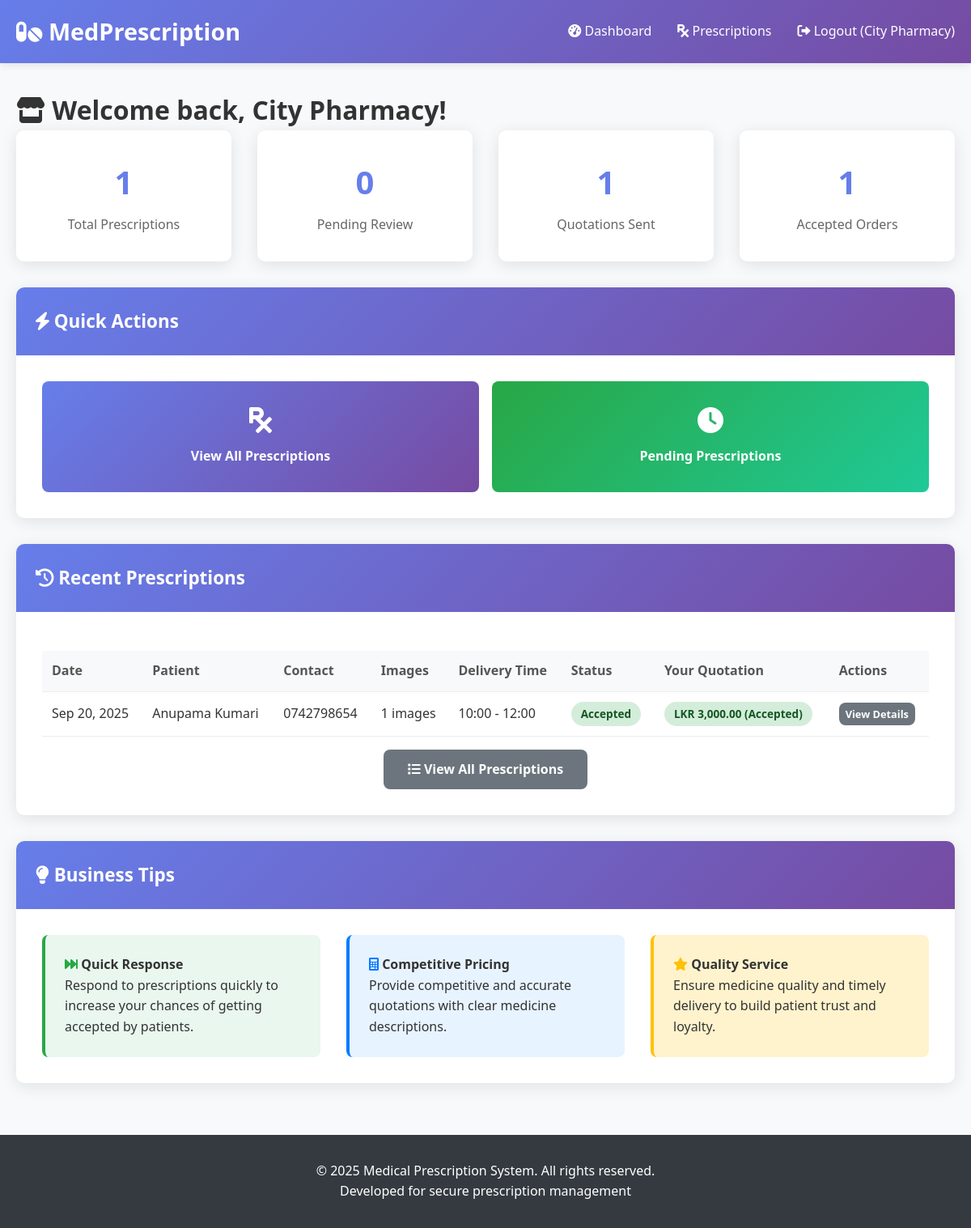
The app's page /prescription_system_1/pharmacy/dashboard.php (signed in) with its own data.
### tables this page shows
CREATE TABLE `prescriptions` (
  `id` int(11) NOT NULL,
  `user_id` int(11) NOT NULL,
  `note` text DEFAULT NULL,
  `delivery_address` text NOT NULL,
  `delivery_time` varchar(50) NOT NULL,
  `status` enum('pending','quoted','accepted','rejected') DEFAULT 'pending',
  `created_at` timestamp NOT NULL DEFAULT current_timestamp()
);

CREATE TABLE `users` (
  `id` int(11) NOT NULL,
  `name` varchar(100) NOT NULL,
  `email` varchar(100) NOT NULL,
  `password` varchar(255) NOT NULL,
  `address` text NOT NULL,
  `contact_no` varchar(15) NOT NULL,
  `dob` date NOT NULL,
  `user_type` enum('user','pharmacy') DEFAULT 'user',
  `created_at` timestamp NOT NULL DEFAULT current_timestamp()
);

### prescription_system_1/config/database.php (called while the page is built, shortened)
<?php
function sanitize($data) {
    return htmlspecialchars(trim($data), ENT_QUOTES, 'UTF-8');
}
?>

### prescription_system_1/pharmacy/dashboard.php (the view, shortened to what this page needs)
<?php
require_once '../includes/header.php';
$pharmacy_id = $_SESSION['user_id'];
$stats = [];
$stmt = $pdo->prepare("SELECT COUNT(*) as count FROM prescriptions");
$stmt->execute();
$stats['total_prescriptions'] = $stmt->fetch()['count'];
$stmt = $pdo->prepare("SELECT COUNT(*) as count FROM prescriptions WHERE status = 'pending'");
$stmt->execute();
$stats['pending_prescriptions'] = $stmt->fetch()['count'];
$stmt = $pdo->prepare("SELECT COUNT(*) as count FROM quotations WHERE pharmacy_id = ?");
$stmt->execute([$pharmacy_id]);
$stats['quotations_sent'] = $stmt->fetch()['count'];
$stmt = $pdo->prepare("SELECT COUNT(*) as count FROM quotations WHERE pharmacy_id = ? AND status = 'accepted'");
$stmt->execute([$pharmacy_id]);
$stats['accepted_quotations'] = $stmt->fetch()['count'];
$stmt = $pdo->prepare("
    SELECT p.*,
           u.name as user_name,
           u.contact_no,
           GROUP_CONCAT(pi.image_path) as images,
           q.total_amount,
           q.status as quotation_status
    FROM prescriptions p
    JOIN users u ON p.user_id = u.id
    LEFT JOIN prescription_images pi ON p.id = pi.prescription_id
    LEFT JOIN quotations q ON p.id = q.prescription_id AND q.pharmacy_id = ?
    GROUP BY p.id
    ORDER BY p.created_at DESC
    LIMIT 10
");
$stmt->execute([$pharmacy_id]);
$recent_prescriptions = $stmt->fetchAll();
?>
<h1><i class="fas fa-store"></i> Welcome back, <?php echo sanitize($_SESSION['name']); ?>!</h1>
<div class="dashboard-stats">
    <div class="stat-card">
        <div class="stat-number"><?php echo $stats['total_prescriptions']; ?></div>
        <div class="stat-label">Total Prescriptions</div>
    </div>
    <div class="stat-card">
        <div class="stat-number"><?php echo $stats['pending_prescriptions']; ?></div>
        <div class="stat-label">Pending Review</div>
    </div>
    <div class="stat-card">
        <div class="stat-number"><?php echo $stats['quotations_sent']; ?></div>
        <div class="stat-label">Quotations Sent</div>
    </div>
    <div class="stat-card">
        <div class="stat-number"><?php echo $stats['accepted_quotations']; ?></div>
        <div class="stat-label">Accepted Orders</div>
    </div>
</div>
<div class="card">
    <div class="card-header">
        <h3><i class="fas fa-bolt"></i> Quick Actions</h3>
    </div>
    <div class="card-body">
        <div style="display: grid; grid-template-columns: repeat(auto-fit, minmax(200px, 1fr)); gap: 1rem;">
            <a href="view_prescriptions.php" class="btn btn-primary" style="padding: 2rem; text-align: center; display: block;">
                <i class="fas fa-prescription" style="font-size: 2rem; margin-bottom: 1rem;"></i><br>
                View All Prescriptions
            </a>
            <a href="view_prescriptions.php?status=pending" class="btn btn-success" style="padding: 2rem; text-align: center; display: block;">
                <i class="fas fa-clock" style="font-size: 2rem; margin-bottom: 1rem;"></i><br>
                Pending Prescriptions
            </a>
        </div>
    </div>
</div>
<div class="card">
    <div class="card-header">
        <h3><i class="fas fa-history"></i> Recent Prescriptions</h3>
    </div>
    <div class="card-body">
        <?php if (empty($recent_prescriptions)): ?>
            <div style="text-align: center; padding: 2rem; color: #666;">
                <i class="fas fa-prescription" style="font-size: 3rem; margin-bottom: 1rem;"></i>
                <p>No prescriptions available yet.</p>
                <p>New prescriptions will appear here when patients upload them.</p>
            </div>
        <?php else: ?>
            <div style="overflow-x: auto;">
                <table class="table">
                    <thead>
                        <tr>
                            <th>Date</th>
                            <th>Patient</th>
                            <th>Contact</th>
                            <th>Images</th>
                            <th>Delivery Time</th>
                            <th>Status</th>
                            <th>Your Quotation</th>
                            <th>Actions</th>
                        </tr>
                    </thead>
                    <tbody>
                        <?php foreach ($recent_prescriptions as $prescription): ?>
                        <tr>
                            <td><?php echo date('M j, Y', strtotime($prescription['created_at'])); ?></td>
                            <td><?php echo sanitize($prescription['user_name']); ?></td>
                            <td><?php echo sanitize($prescription['contact_no']); ?></td>
                            <td>
                                <?php
                                $images = explode(',', $prescription['images']);
                                echo count(array_filter($images)) . ' images';
                                ?>
                            </td>
                            <td><?php echo sanitize($prescription['delivery_time']); ?></td>
                            <td>
                                <span class="status-badge status-<?php echo $prescription['status']; ?>">
                                    <?php echo ucfirst($prescription['status']); ?>
                                </span>
                            </td>
                            <td>
                                <?php if ($prescription['total_amount']): ?>
                                    <span class="status-badge status-<?php echo $prescription['quotation_status']; ?>">
                                        LKR <?php echo number_format($prescription['total_amount'], 2); ?>
                                        (<?php echo ucfirst($prescription['quotation_status']); ?>)
                                    </span>
                                <?php else: ?>
                                    <span style="color: #666;">Not quoted</span>
                                <?php endif; ?>
                            </td>
                            <td>
                                <?php if (!$prescription['total_amount']): ?>
                                    <a href="create_quotation.php?prescription_id=<?php echo $prescription['id']; ?>" class="btn btn-primary" style="padding: 4px 8px; font-size: 0.8rem;">
                                        Create Quote
                                    </a>
                                <?php else: ?>
                                    <a href="view_prescriptions.php?prescription_id=<?php echo $prescription['id']; ?>" class="btn btn-secondary" style="padding: 4px 8px; font-size: 0.8rem;">
                                        View Details
                                    </a>
                                <?php endif; ?>
                            </td>
                        </tr>
                        <?php endforeach; ?>
                    </tbody>
                </table>
            </div>
            <div style="text-align: center; margin-top: 1rem;">
                <a href="view_prescriptions.php" class="btn btn-secondary">
                    <i class="fas fa-list"></i> View All Prescriptions
                </a>
            </div>
        <?php endif; ?>
    </div>
</div>
<div class="card">
    <div class="card-header">
        <h3><i class="fas fa-lightbulb"></i> Business Tips</h3>
    </div>
    <div class="card-body">
        <div style="display: grid; grid-template-columns: repeat(auto-fit, minmax(300px, 1fr)); gap: 2rem;">
            <div style="background-color: #e9f7ef; padding: 1.5rem; border-radius: 8px; border-left: 4px solid #28a745;">
                <h4><i class="fas fa-fast-forward" style="color: #28a745;"></i> Quick Response</h4>
                <p>Respond to prescriptions quickly to increase your chances of getting accepted by patients.</p>
            </div>
            <div style="background-color: #e7f3ff; padding: 1.5rem; border-radius: 8px; border-left: 4px solid #007bff;">
                <h4><i class="fas fa-calculator" style="color: #007bff;"></i> Competitive Pricing</h4>
                <p>Provide competitive and accurate quotations with clear medicine descriptions.</p>
            </div>
            <div style="background-color: #fff3cd; padding: 1.5rem; border-radius: 8px; border-left: 4px solid #ffc107;">
                <h4><i class="fas fa-star" style="color: #ffc107;"></i> Quality Service</h4>
                <p>Ensure medicine quality and timely delivery to build patient trust and loyalty.</p>
            </div>
        </div>
    </div>
</div>
<?php require_once '../includes/footer.php'; ?>

### prescription_system_1/css/style.css (style rules this page uses)
* { margin: 0; padding: 0; box-sizing: border-box; }
body { font-family: 'Segoe UI', Tahoma, Geneva, Verdana, sans-serif; line-height: 1.6; color: #333; background-color: #f8f9fa; }
.card { background: white; border-radius: 10px; box-shadow: 0 4px 20px rgba(0,0,0,0.1); overflow: hidden; margin-bottom: 2rem; }
.card-header { background: linear-gradient(135deg, #667eea 0%, #764ba2 100%); color: white; padding: 1.5rem; font-size: 1.2rem; font-weight: 600; }
.card-body { padding: 2rem; }
.btn { display: inline-block; padding: 12px 30px; border: none; border-radius: 8px; font-size: 1rem; font-weight: 600; text-decoration: none; text-align: center; cursor: pointer; transition: all 0.3s; }
.btn-primary { background: linear-gradient(135deg, #667eea 0%, #764ba2 100%); color: white; }
.btn-success { background: linear-gradient(135deg, #28a745 0%, #20c997 100%); color: white; }
.btn-secondary { background: #6c757d; color: white; }
.table { width: 100%; border-collapse: collapse; margin-top: 1rem; }
.table th, .table td { padding: 12px; text-align: left; border-bottom: 1px solid #e9ecef; }
.table th { background-color: #f8f9fa; font-weight: 600; color: #555; }
.dashboard-stats { display: grid; grid-template-columns: repeat(auto-fit, minmax(250px, 1fr)); gap: 2rem; margin-bottom: 2rem; }
.stat-card { background: white; padding: 2rem; border-radius: 10px; box-shadow: 0 4px 20px rgba(0,0,0,0.1); text-align: center; }
.stat-number { font-size: 2.5rem; font-weight: bold; color: #667eea; margin-bottom: 0.5rem; }
.stat-label { color: #666; font-size: 1rem; }
.status-badge { display: inline-block; padding: 4px 12px; border-radius: 20px; font-size: 0.85rem; font-weight: 600; text-transform: capitalize; }
.status-accepted { background-color: #d4edda; color: #155724; }

### records on screen
prescriptions: created_at "Sep 20, 2025", user.name "Anupama Kumari", user.contact_no "0742798654", count(array_filter($images)) "1", delivery_time "10:00 - 12:00", status "Accepted", total_amount "3,000.00", quotation_status "Accepted"

### other values on screen
$_SESSION['name'] "City Pharmacy"
$stats['total_prescriptions'] "1"
$stats['pending_prescriptions'] "0"
$stats['quotations_sent'] "1"
$stats['accepted_quotations'] "1"
